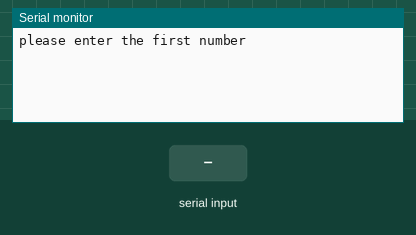
This sketch was run on a simulated Arduino Uno, built with avr-gcc and run on an emulated ATmega328P. Shown: the last lines printed to the serial monitor. The inputs (shaded band) are chosen by the test bench.

Above: at 1.2 s.
1.3 s: "+" received over Serial
At 3.4 s:
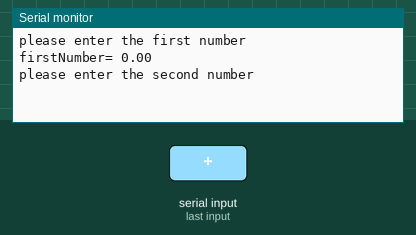
3.8 s: "*" received over Serial
At 5.4 s:
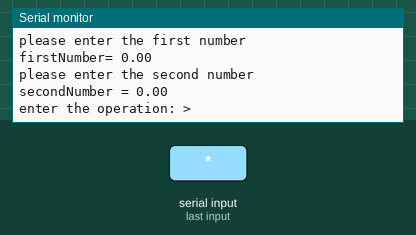
6.3 s: "/" received over Serial
At 7.5 s:
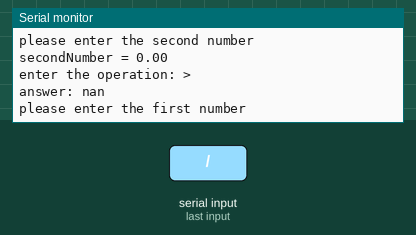
7.8 s: "90,45\n" received over Serial
At 8.4 s:
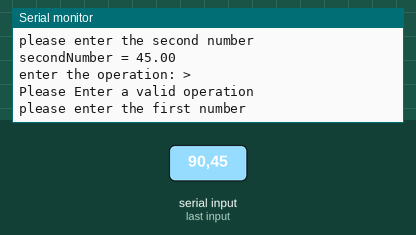

Measured:
- after the input at 1.3 s, the serial monitor: prints a new line after 1.0 s (image 1)
- after the input at 3.8 s, the serial monitor: prints a new line after 1.0 s (image 2)
- after the input at 6.3 s, the serial monitor: prints a new line at once (image 3)
- after the input at 7.8 s, the serial monitor: prints a new line at once (image 4)

The sketch:

serialCalculator.ino
```cpp
float firstNumber=0;
float secondNumber=0;
float result=0;
byte operation;

void setup() {
  Serial.begin(9600);

}

void loop() {

  while(result==0)
  {
    Serial.println("please enter the first number");

    while(Serial.available()==0)
      {}
      firstNumber= Serial.parseInt();
      Serial.println("firstNumber= "+ String(firstNumber));


     Serial.println("please enter the second number");
         while(Serial.available()==0)
         {}
     secondNumber = Serial.parseInt();
     Serial.println("secondNumber = "+ String(secondNumber));

     Serial.println("enter the operation: >");
         while(Serial.available()==0)
         {}
     operation = Serial.read();

     switch(operation)
     {
      case '+':
      result = secondNumber + firstNumber;
      Serial.print("answer: ");
      Serial.println(result);
      Serial.println();
      result = 0;
      break;

      case '*':
      result = secondNumber * firstNumber;
      Serial.print("answer: ");
      Serial.println(result);
      Serial.println();
      result = 0;
      break;

      case '/':
      result = firstNumber / secondNumber;
      Serial.print("answer: ");
      Serial.println(result);
      Serial.println();
      result = 0;
      break;

      case '-':
      result = firstNumber - secondNumber;
      Serial.print("answer: ");
      Serial.println(result);
      Serial.println();
      result = 0;
      break;

      default:
      Serial.print("Please Enter a valid operation");
      Serial.println();
      break;
    }

  }
}
```
